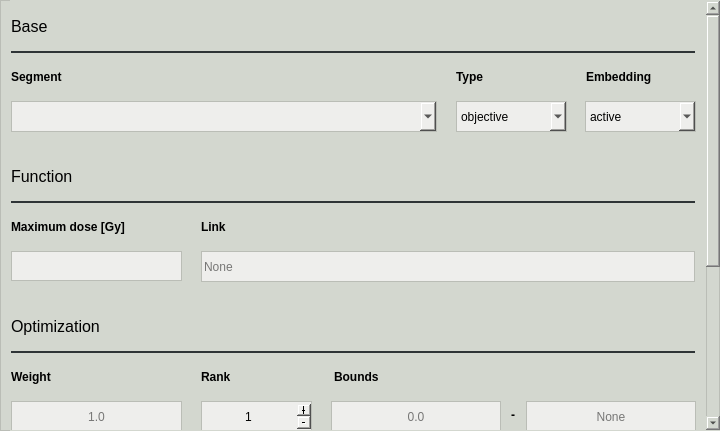
<?xml version="1.0" encoding="UTF-8"?>
<ui version="4.0">
 <class>squared_overdosing_window</class>
 <widget class="QMainWindow" name="squared_overdosing_window">
  <property name="windowModality">
   <enum>Qt::ApplicationModal</enum>
  </property>
  <property name="geometry">
   <rect>
    <x>0</x>
    <y>0</y>
    <width>720</width>
    <height>431</height>
   </rect>
  </property>
  <property name="minimumSize">
   <size>
    <width>720</width>
    <height>431</height>
   </size>
  </property>
  <property name="maximumSize">
   <size>
    <width>720</width>
    <height>431</height>
   </size>
  </property>
  <property name="windowTitle">
   <string>Squared Overdosing Editor</string>
  </property>
  <property name="styleSheet">
   <string notr="true">color: rgb(0, 0, 0);
background-color: rgb(211, 215, 207);</string>
  </property>
  <widget class="QWidget" name="body_widget">
   <property name="styleSheet">
    <string notr="true">color: rgb(0, 0, 0);
background-color: rgb(211, 215, 207);
border: 1px solid;
border-color: rgb(186, 189, 182);</string>
   </property>
   <widget class="QScrollArea" name="scroll_area">
    <property name="geometry">
     <rect>
      <x>10</x>
      <y>0</y>
      <width>711</width>
      <height>431</height>
     </rect>
    </property>
    <property name="styleSheet">
     <string notr="true">border-color: transparent;</string>
    </property>
    <property name="widgetResizable">
     <bool>false</bool>
    </property>
    <widget class="QWidget" name="scroll_contents">
     <property name="geometry">
      <rect>
       <x>0</x>
       <y>0</y>
       <width>690</width>
       <height>681</height>
      </rect>
     </property>
     <widget class="QComboBox" name="embedding_cbox">
      <property name="geometry">
       <rect>
        <x>574</x>
        <y>100</y>
        <width>111</width>
        <height>31</height>
       </rect>
      </property>
      <property name="cursor">
       <cursorShape>PointingHandCursor</cursorShape>
      </property>
      <property name="styleSheet">
       <string notr="true">color: rgb(0, 0, 0);
background-color: rgb(238, 238, 236);
border: 1px solid;
border-color: rgb(186, 189, 182);</string>
      </property>
      <property name="currentIndex">
       <number>0</number>
      </property>
      <item>
       <property name="text">
        <string>active</string>
       </property>
      </item>
      <item>
       <property name="text">
        <string>passive</string>
       </property>
      </item>
     </widget>
     <widget class="QLabel" name="segment_label">
      <property name="geometry">
       <rect>
        <x>0</x>
        <y>60</y>
        <width>431</width>
        <height>31</height>
       </rect>
      </property>
      <property name="font">
       <font>
        <weight>75</weight>
        <bold>true</bold>
       </font>
      </property>
      <property name="styleSheet">
       <string notr="true">border: 0px solid;</string>
      </property>
      <property name="text">
       <string>Segment</string>
      </property>
     </widget>
     <widget class="QLabel" name="embedding_label">
      <property name="geometry">
       <rect>
        <x>575</x>
        <y>60</y>
        <width>109</width>
        <height>31</height>
       </rect>
      </property>
      <property name="font">
       <font>
        <weight>75</weight>
        <bold>true</bold>
       </font>
      </property>
      <property name="styleSheet">
       <string notr="true">border: 0px solid;</string>
      </property>
      <property name="text">
       <string>Embedding</string>
      </property>
     </widget>
     <widget class="QLabel" name="base_label">
      <property name="geometry">
       <rect>
        <x>0</x>
        <y>10</y>
        <width>684</width>
        <height>31</height>
       </rect>
      </property>
      <property name="font">
       <font>
        <pointsize>12</pointsize>
       </font>
      </property>
      <property name="styleSheet">
       <string notr="true">border: 0px solid;</string>
      </property>
      <property name="text">
       <string>Base</string>
      </property>
     </widget>
     <widget class="QComboBox" name="type_cbox">
      <property name="geometry">
       <rect>
        <x>445</x>
        <y>100</y>
        <width>111</width>
        <height>31</height>
       </rect>
      </property>
      <property name="cursor">
       <cursorShape>PointingHandCursor</cursorShape>
      </property>
      <property name="styleSheet">
       <string notr="true">color: rgb(0, 0, 0);
background-color: rgb(238, 238, 236);
border: 1px solid;
border-color: rgb(186, 189, 182);</string>
      </property>
      <property name="currentIndex">
       <number>0</number>
      </property>
      <item>
       <property name="text">
        <string>objective</string>
       </property>
      </item>
      <item>
       <property name="text">
        <string>constraint</string>
       </property>
      </item>
     </widget>
     <widget class="Line" name="base_line">
      <property name="geometry">
       <rect>
        <x>0</x>
        <y>50</y>
        <width>684</width>
        <height>2</height>
       </rect>
      </property>
      <property name="styleSheet">
       <string notr="true">border-color: rgb(46, 52, 54);</string>
      </property>
     </widget>
     <widget class="QLabel" name="type_label">
      <property name="geometry">
       <rect>
        <x>445</x>
        <y>60</y>
        <width>111</width>
        <height>31</height>
       </rect>
      </property>
      <property name="font">
       <font>
        <weight>75</weight>
        <bold>true</bold>
       </font>
      </property>
      <property name="styleSheet">
       <string notr="true">border: 0px solid;</string>
      </property>
      <property name="text">
       <string>Type</string>
      </property>
     </widget>
     <widget class="QPushButton" name="close_component_pbutton">
      <property name="geometry">
       <rect>
        <x>614</x>
        <y>640</y>
        <width>71</width>
        <height>31</height>
       </rect>
      </property>
      <property name="cursor">
       <cursorShape>PointingHandCursor</cursorShape>
      </property>
      <property name="styleSheet">
       <string notr="true">color: rgb(0, 0, 0);
background-color: rgb(238, 238, 236);
border: 1px solid;
border-color: rgb(186, 189, 182);</string>
      </property>
      <property name="text">
       <string>Close</string>
      </property>
     </widget>
     <widget class="QLabel" name="max_dose_label">
      <property name="geometry">
       <rect>
        <x>0</x>
        <y>210</y>
        <width>171</width>
        <height>31</height>
       </rect>
      </property>
      <property name="font">
       <font>
        <weight>75</weight>
        <bold>true</bold>
       </font>
      </property>
      <property name="styleSheet">
       <string notr="true">border: 0px solid;</string>
      </property>
      <property name="text">
       <string>Maximum dose [Gy]</string>
      </property>
     </widget>
     <widget class="QLineEdit" name="identifier_ledit">
      <property name="geometry">
       <rect>
        <x>0</x>
        <y>550</y>
        <width>381</width>
        <height>31</height>
       </rect>
      </property>
      <property name="styleSheet">
       <string notr="true">color: rgb(0, 0, 0);
background-color: rgb(238, 238, 236);
border: 1px solid;
border-color: rgb(186, 189, 182);</string>
      </property>
      <property name="placeholderText">
       <string>None</string>
      </property>
     </widget>
     <widget class="QSpinBox" name="rank_sbox">
      <property name="geometry">
       <rect>
        <x>190</x>
        <y>400</y>
        <width>111</width>
        <height>31</height>
       </rect>
      </property>
      <property name="cursor">
       <cursorShape>IBeamCursor</cursorShape>
      </property>
      <property name="styleSheet">
       <string notr="true">color: rgb(0, 0, 0);
background-color: rgb(238, 238, 236);
border: 1px solid;
border-color: rgb(186, 189, 182);</string>
      </property>
      <property name="alignment">
       <set>Qt::AlignCenter</set>
      </property>
      <property name="buttonSymbols">
       <enum>QAbstractSpinBox::PlusMinus</enum>
      </property>
      <property name="minimum">
       <number>1</number>
      </property>
      <property name="maximum">
       <number>1000</number>
      </property>
      <property name="value">
       <number>1</number>
      </property>
     </widget>
     <widget class="QLabel" name="identifier_label">
      <property name="geometry">
       <rect>
        <x>0</x>
        <y>510</y>
        <width>381</width>
        <height>31</height>
       </rect>
      </property>
      <property name="font">
       <font>
        <weight>75</weight>
        <bold>true</bold>
       </font>
      </property>
      <property name="styleSheet">
       <string notr="true">border: 0px solid;</string>
      </property>
      <property name="text">
       <string>Identifier</string>
      </property>
     </widget>
     <widget class="QLineEdit" name="link_ledit">
      <property name="geometry">
       <rect>
        <x>190</x>
        <y>250</y>
        <width>494</width>
        <height>31</height>
       </rect>
      </property>
      <property name="styleSheet">
       <string notr="true">color: rgb(0, 0, 0);
background-color: rgb(238, 238, 236);
border: 1px solid;
border-color: rgb(186, 189, 182);</string>
      </property>
      <property name="placeholderText">
       <string>None</string>
      </property>
     </widget>
     <widget class="QLabel" name="link_label">
      <property name="geometry">
       <rect>
        <x>190</x>
        <y>210</y>
        <width>494</width>
        <height>31</height>
       </rect>
      </property>
      <property name="font">
       <font>
        <weight>75</weight>
        <bold>true</bold>
       </font>
      </property>
      <property name="styleSheet">
       <string notr="true">border: none;</string>
      </property>
      <property name="text">
       <string>Link</string>
      </property>
     </widget>
     <widget class="QLabel" name="function_label">
      <property name="geometry">
       <rect>
        <x>0</x>
        <y>160</y>
        <width>684</width>
        <height>31</height>
       </rect>
      </property>
      <property name="font">
       <font>
        <pointsize>12</pointsize>
       </font>
      </property>
      <property name="styleSheet">
       <string notr="true">border: 0px solid;</string>
      </property>
      <property name="text">
       <string>Function</string>
      </property>
     </widget>
     <widget class="QLabel" name="bounds_label">
      <property name="geometry">
       <rect>
        <x>323</x>
        <y>360</y>
        <width>364</width>
        <height>31</height>
       </rect>
      </property>
      <property name="font">
       <font>
        <weight>75</weight>
        <bold>true</bold>
       </font>
      </property>
      <property name="styleSheet">
       <string notr="true">border: 0px solid;</string>
      </property>
      <property name="text">
       <string>Bounds</string>
      </property>
     </widget>
     <widget class="QLabel" name="handling_viz_label">
      <property name="geometry">
       <rect>
        <x>0</x>
        <y>460</y>
        <width>684</width>
        <height>31</height>
       </rect>
      </property>
      <property name="font">
       <font>
        <pointsize>12</pointsize>
       </font>
      </property>
      <property name="styleSheet">
       <string notr="true">border: 0px solid;</string>
      </property>
      <property name="text">
       <string>Handling &amp; Visualization</string>
      </property>
     </widget>
     <widget class="QLineEdit" name="max_dose_ledit">
      <property name="geometry">
       <rect>
        <x>0</x>
        <y>250</y>
        <width>171</width>
        <height>30</height>
       </rect>
      </property>
      <property name="styleSheet">
       <string notr="true">color: rgb(0, 0, 0);
background-color: rgb(238, 238, 236);
border: 1px solid;
border-color: rgb(186, 189, 182);</string>
      </property>
      <property name="alignment">
       <set>Qt::AlignCenter</set>
      </property>
     </widget>
     <widget class="QLabel" name="weight_label">
      <property name="geometry">
       <rect>
        <x>0</x>
        <y>360</y>
        <width>171</width>
        <height>31</height>
       </rect>
      </property>
      <property name="font">
       <font>
        <weight>75</weight>
        <bold>true</bold>
       </font>
      </property>
      <property name="styleSheet">
       <string notr="true">border: 0px solid;</string>
      </property>
      <property name="text">
       <string>Weight</string>
      </property>
     </widget>
     <widget class="QPushButton" name="save_component_pbutton">
      <property name="geometry">
       <rect>
        <x>534</x>
        <y>640</y>
        <width>71</width>
        <height>31</height>
       </rect>
      </property>
      <property name="cursor">
       <cursorShape>PointingHandCursor</cursorShape>
      </property>
      <property name="styleSheet">
       <string notr="true">color: rgb(0, 0, 0);
background-color: rgb(238, 238, 236);
border: 1px solid;
border-color: rgb(186, 189, 182);</string>
      </property>
      <property name="text">
       <string>Save</string>
      </property>
     </widget>
     <widget class="Line" name="function_line">
      <property name="geometry">
       <rect>
        <x>0</x>
        <y>200</y>
        <width>684</width>
        <height>2</height>
       </rect>
      </property>
      <property name="styleSheet">
       <string notr="true">border-color: rgb(46, 52, 54);</string>
      </property>
     </widget>
     <widget class="QLabel" name="conjunction">
      <property name="geometry">
       <rect>
        <x>494</x>
        <y>405</y>
        <width>16</width>
        <height>17</height>
       </rect>
      </property>
      <property name="font">
       <font>
        <weight>75</weight>
        <bold>true</bold>
       </font>
      </property>
      <property name="styleSheet">
       <string notr="true">border: none;</string>
      </property>
      <property name="text">
       <string>-</string>
      </property>
      <property name="alignment">
       <set>Qt::AlignCenter</set>
      </property>
     </widget>
     <widget class="QLabel" name="optimization_label">
      <property name="geometry">
       <rect>
        <x>0</x>
        <y>310</y>
        <width>684</width>
        <height>31</height>
       </rect>
      </property>
      <property name="font">
       <font>
        <pointsize>12</pointsize>
       </font>
      </property>
      <property name="styleSheet">
       <string notr="true">border: 0px solid;</string>
      </property>
      <property name="text">
       <string>Optimization</string>
      </property>
     </widget>
     <widget class="QLabel" name="rank_label">
      <property name="geometry">
       <rect>
        <x>190</x>
        <y>360</y>
        <width>111</width>
        <height>31</height>
       </rect>
      </property>
      <property name="font">
       <font>
        <weight>75</weight>
        <bold>true</bold>
       </font>
      </property>
      <property name="styleSheet">
       <string notr="true">border: 0px solid;</string>
      </property>
      <property name="text">
       <string>Rank</string>
      </property>
     </widget>
     <widget class="QLineEdit" name="upper_bound_ledit">
      <property name="geometry">
       <rect>
        <x>515</x>
        <y>400</y>
        <width>170</width>
        <height>31</height>
       </rect>
      </property>
      <property name="styleSheet">
       <string notr="true">color: rgb(0, 0, 0);
background-color: rgb(238, 238, 236);
border: 1px solid;
border-color: rgb(186, 189, 182);</string>
      </property>
      <property name="alignment">
       <set>Qt::AlignCenter</set>
      </property>
      <property name="placeholderText">
       <string>None</string>
      </property>
     </widget>
     <widget class="QLineEdit" name="weight_ledit">
      <property name="geometry">
       <rect>
        <x>0</x>
        <y>400</y>
        <width>171</width>
        <height>31</height>
       </rect>
      </property>
      <property name="styleSheet">
       <string notr="true">color: rgb(0, 0, 0);
background-color: rgb(238, 238, 236);
border: 1px solid;
border-color: rgb(186, 189, 182);</string>
      </property>
      <property name="alignment">
       <set>Qt::AlignCenter</set>
      </property>
      <property name="placeholderText">
       <string>1.0</string>
      </property>
     </widget>
     <widget class="QCheckBox" name="disp_component_check">
      <property name="geometry">
       <rect>
        <x>0</x>
        <y>600</y>
        <width>231</width>
        <height>23</height>
       </rect>
      </property>
      <property name="cursor">
       <cursorShape>PointingHandCursor</cursorShape>
      </property>
      <property name="styleSheet">
       <string notr="true">border: 0px;
color: rgb(0, 0, 0);</string>
      </property>
      <property name="text">
       <string>Display component</string>
      </property>
      <property name="checked">
       <bool>true</bool>
      </property>
     </widget>
     <widget class="Line" name="handling_viz_line">
      <property name="geometry">
       <rect>
        <x>0</x>
        <y>500</y>
        <width>684</width>
        <height>2</height>
       </rect>
      </property>
      <property name="styleSheet">
       <string notr="true">border-color: rgb(46, 52, 54);</string>
      </property>
     </widget>
     <widget class="Line" name="optimization_line">
      <property name="geometry">
       <rect>
        <x>0</x>
        <y>350</y>
        <width>684</width>
        <height>2</height>
       </rect>
      </property>
      <property name="styleSheet">
       <string notr="true">border-color: rgb(46, 52, 54);</string>
      </property>
     </widget>
     <widget class="QLineEdit" name="lower_bound_ledit">
      <property name="geometry">
       <rect>
        <x>320</x>
        <y>400</y>
        <width>170</width>
        <height>31</height>
       </rect>
      </property>
      <property name="styleSheet">
       <string notr="true">color: rgb(0, 0, 0);
background-color: rgb(238, 238, 236);
border: 1px solid;
border-color: rgb(186, 189, 182);</string>
      </property>
      <property name="alignment">
       <set>Qt::AlignCenter</set>
      </property>
      <property name="placeholderText">
       <string>0.0</string>
      </property>
     </widget>
     <widget class="QComboBox" name="segment_cbox">
      <property name="geometry">
       <rect>
        <x>0</x>
        <y>100</y>
        <width>426</width>
        <height>31</height>
       </rect>
      </property>
      <property name="cursor">
       <cursorShape>PointingHandCursor</cursorShape>
      </property>
      <property name="styleSheet">
       <string notr="true">color: rgb(0, 0, 0);
background-color: rgb(238, 238, 236);
border: 1px solid;
border-color: rgb(186, 189, 182);</string>
      </property>
      <property name="currentIndex">
       <number>-1</number>
      </property>
     </widget>
    </widget>
   </widget>
  </widget>
 </widget>
 <resources>
  <include location="../../assets/resources.qrc"/>
 </resources>
 <connections/>
</ui>
